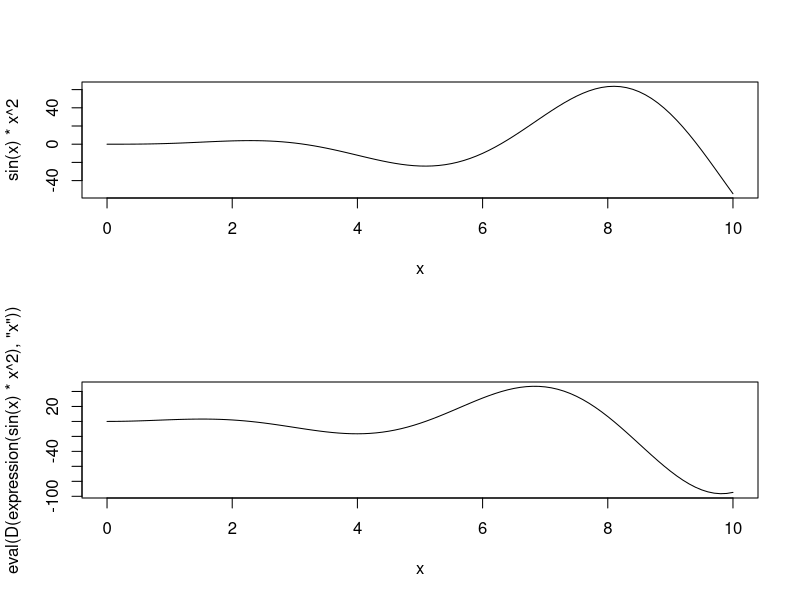
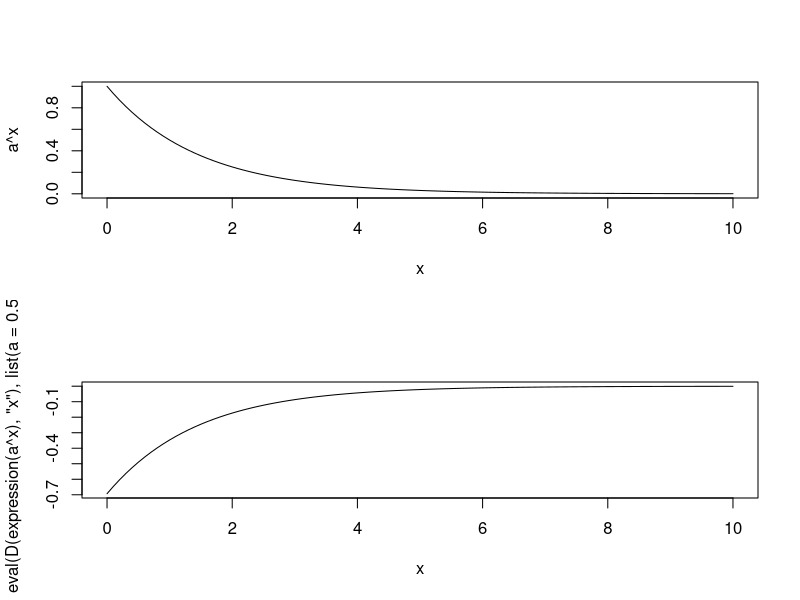
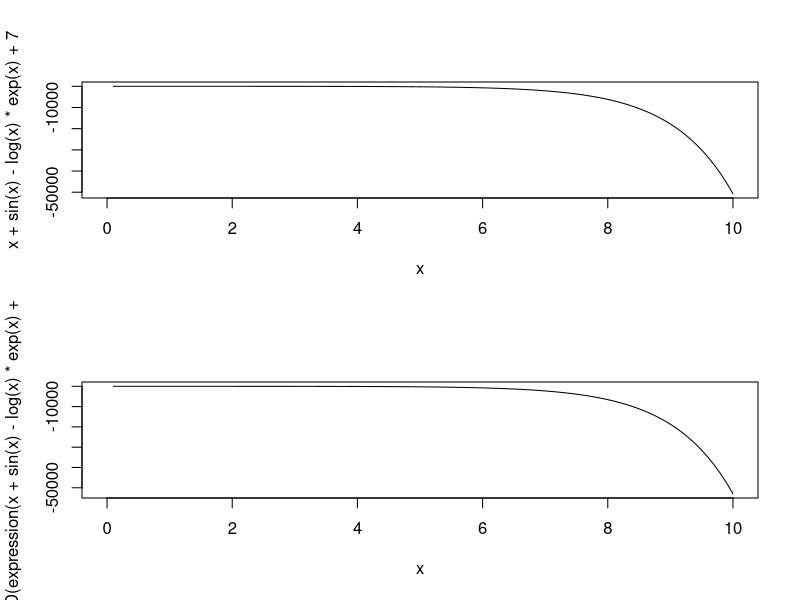

Generate these figures, in order, with R: (Note: this script raises an error after producing the figures.)
## ---- chunk 1
D(expression(x^2*sin(x)), 'x')

D(expression(exp(a^x)), 'x') 

D(expression(x + sin(x) - log(x) * exp(x) + 7), 'x') 

#Make plots of these expressions

par(mfrow = c(2, 1))
curve(sin(x) * x^2, from = 0, to = 10)
curve(eval(D(expression(sin(x) * x^2), 'x')), from = 0, to = 10)

a <- 0.5
curve(a^x, from = 0, to = 10)
curve(eval(D(expression(a^x), 'x'), list(a = 0.5)), from = 0, to = 10)

curve(x + sin(x) - log(x)*exp(x) + 7, from = 0, to = 10)
curve(eval(D(expression(x + sin(x) - log(x) * exp(x) + 7), 'x')), from = 0, to = 10)
par(mfrow=c(1,1))

# Solve the following set of simultaneous equations using solve
# 2x1 + x2 - x3 = 7
# x2 - 2x3 = -9
# x1 + 3x2 + 2x3 = 11
A <- matrix(c(2, 0, 1, 1, 1, 3, -1, -2, 2), ncol = 3, nrow = 3)
B <- matrix(c(7, -9, 11), ncol = 1)
solve(A,B) # 6, -1, 4


# Compute a linear regression of birthwt (bwt) on age, smoke, and lwt. Which variables are important?
mod <- lm(bwt ~ age + smoke + lwt, data = birthwt)
summary(mod) # smoke and lwt important

# Take the birth weight example and sort by age
library(MASS)
head(birthwt)

# What were the mother's weights (variable lwt) for the youngest 3 mothers
o <- order(birthwt$age)
head(birthwt[o,]) # 135, 101 and 100 pounds

# What age was the mother of the heaviest child?
o2 <- order(birthwt$bwt)
tail(birthwt[o2,]) # 45


# Use the integrate function to check the values of qnorm, qt, etc

# Integrate dnorm to find P(X<=2) when X ~ N(0,1)
integrate(function(x) dnorm(x, 0, 1), -Inf, 2) # 0.977

# Integrate dt to find P(X>-1) when X ~ t_5
1 - integrate(function(x) dt(x, df = 5), -Inf, -1)$value # 0.818

